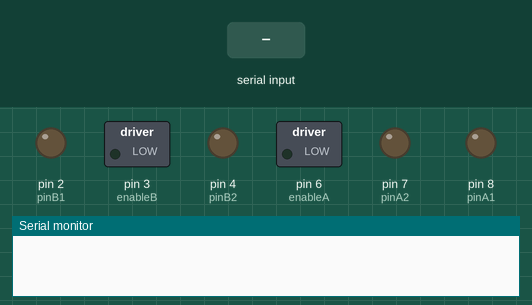
Bench run of a sketch on a simulated Arduino Uno, built with avr-gcc and run on an emulated ATmega328P. On the bench: switched loads named in the sketch (green lamp = pin HIGH), output pins drawn as LEDs (lit = HIGH), the last lines printed to the serial monitor. The inputs (shaded band) are chosen by the test bench.

Above: at 1.2 s.
1.3 s: "0" received over the second serial link
At 1.6 s:
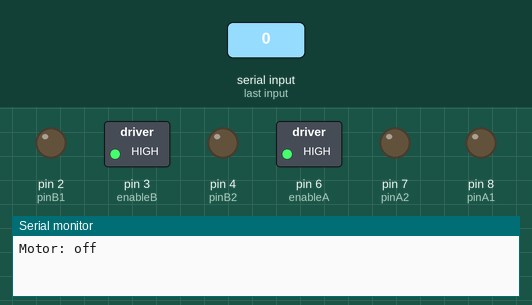
2.8 s: "1" received over the second serial link
At 4.0 s:
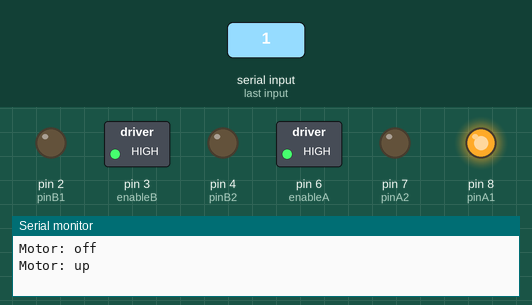
4.3 s: "2" received over the second serial link
At 5.1 s:
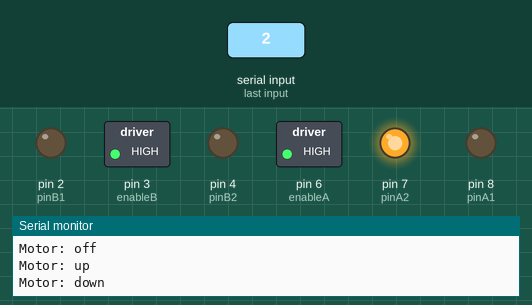
5.8 s: "3" received over the second serial link
At 6.3 s:
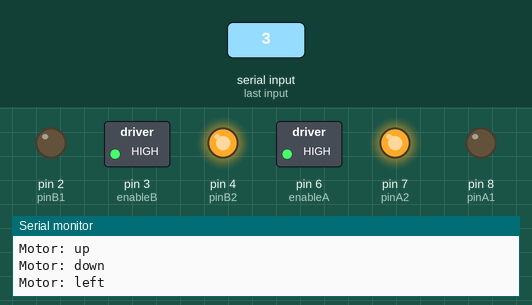
7.3 s: "4" received over the second serial link
At 8.6 s:
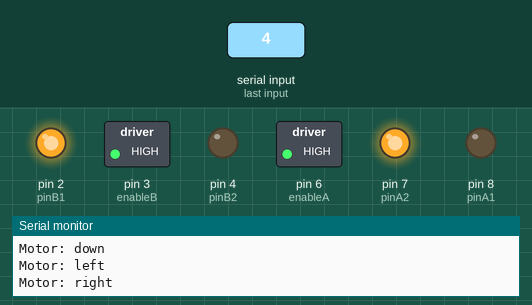
Timing chart, 0 to 9.8 s (numbered marks = the images above; inputs shaded):
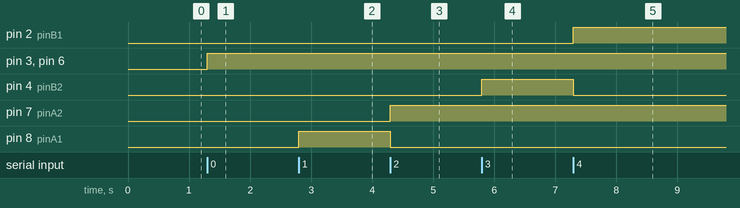

Measured:
- after the input at 1.3 s, pin 3 (enableB), pin 6 (enableA): LOW → HIGH at once
- after the input at 2.8 s, pin 8 (pinA1): LOW → HIGH at once
- after the input at 4.3 s, pin 7 (pinA2): LOW → HIGH at once; pin 8 (pinA1): HIGH → LOW at once
- after the input at 5.8 s, pin 4 (pinB2): LOW → HIGH at once
- after the input at 7.3 s, pin 2 (pinB1): LOW → HIGH at once; pin 4 (pinB2): HIGH → LOW at once

The sketch:

rc_car_2wd.ino
```cpp
#include <SoftwareSerial.h>

// Setup Motor A (front and rear) pins
const int enableA = 6;
const int pinA1 = 8;
const int pinA2 = 7;

// Setup Motor B (front and rear) pins
const int enableB = 3;
const int pinB1 = 2;
const int pinB2 = 4;

// Setup Ultrasonic Sensor pins
//#define trigPin 10
//#define echoPin 11

int state;
int flag=0;        //makes sure that the serial only prints once the state

int blueTx=12; //TX설정 at
int blueRx=11; //RX설정
SoftwareSerial bluetooth(blueTx, blueRx);

const int SPEED = 255;

void setup() {
   pinMode (enableA, OUTPUT);
   pinMode (pinA1, OUTPUT);
   pinMode (pinA2, OUTPUT);

   pinMode (enableB, OUTPUT);
   pinMode (pinB1, OUTPUT);
   pinMode (pinB2, OUTPUT);

   // Configure the pin modes for the Ultrasonic Sensor
   //pinMode(trigPin, OUTPUT);
   //pinMode(echoPin, INPUT);

    Serial.begin(9600);
    bluetooth.begin(9600); //블루투스 시리얼
}

void loop() {
    //if some date is sent, reads it and saves in state
    if(bluetooth.available() > 0){
      state = bluetooth.read();
      flag=0;
    //  Serial.println(state);
    }

    // if the state is '0' the DC motor will turn off
    if (state == '0') {
        digitalWrite(pinA1, LOW);
        digitalWrite(pinA2, LOW);
        analogWrite(enableA, SPEED); // Motor A 속도조절 (0~255)

        digitalWrite(pinB1, LOW);
        digitalWrite(pinB2, LOW);
        analogWrite(enableB, SPEED); // Motor A 속도조절 (0~255)

        if(flag == 0){
          Serial.println("Motor: off");
          flag=1;
        }
    }
     // if the state is '1' the motor will turn up
    else if (state == '1') {
        digitalWrite(pinB1, LOW);
        digitalWrite(pinB2, LOW);

        digitalWrite(pinA1, HIGH);
        digitalWrite(pinA2, LOW);
        analogWrite(enableA, SPEED);// Motor A 속도조절 (0~255)

        if(flag == 0){
          Serial.println("Motor: up");
          flag=1;
        }
    }
    // if the state is '2' the motor will turn down
    else if (state == '2') {
        digitalWrite(pinB1, LOW);
        digitalWrite(pinB2, LOW);

        digitalWrite(pinA1, LOW);
        digitalWrite(pinA2, HIGH);
        analogWrite(enableA, SPEED);// Motor A 속도조절 (0~255)

        if(flag == 0){
          Serial.println("Motor: down");
          flag=1;
        }
    }
    // if the state is '2' the motor will turn left
    else if (state == '3') {
        digitalWrite(pinB1, LOW);
        digitalWrite(pinB2, HIGH);
        analogWrite(enableB, SPEED);// Motor A 속도조절 (0~255)

        if(flag == 0){
          Serial.println("Motor: left");
          flag=1;
        }
    }
     // if the state is '1' the motor will turn right
    else if (state == '4') {
        digitalWrite(pinB1, HIGH);
        digitalWrite(pinB2, LOW);
        analogWrite(enableB, SPEED);// Motor A 속도조절 (0~255)

        if(flag == 0){
          Serial.println("Motor: right");
          flag=1;
        }
    }
}
```
